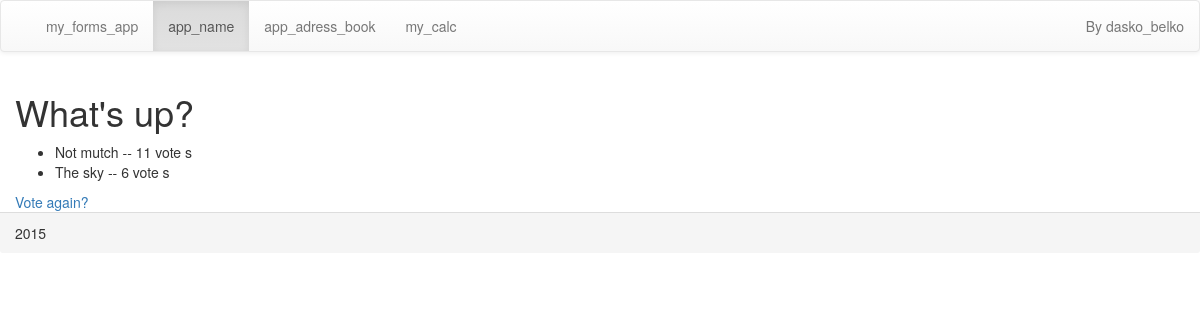
The page /app_name/1/results/ on the database its author committed.
### app_name/models.py (models this page shows, shortened)
class Question(models.Model):
    question_text = models.CharField(max_length=200)
    pub_date = models.DateTimeField('date published')
    def was_published_recently(self):
        return self.pub_date >= timezone.now() - datetime.timedelta(days=1)
    was_published_recently.admin_order_field = 'pub_date'
    was_published_recently.boolean = True
    was_published_recently.short_description = 'Published recently'

class Choice(models.Model):
    question = models.ForeignKey(Question)
    choice_text = models.CharField(max_length=200)
    votes = models.IntegerField(default=0)

### app_name/views.py (the view)
# urls.py: url(r'^(?P<pk>[0-9]+)/results/$', views.ResultView.as_view(),
class ResultView(generic.DetailView):
    model = Question
    template_name = 'apps/results.html'
    def get_context_data(self, **kwargs):
        context = super(ResultView, self).get_context_data(**kwargs)
        context['title'] = "app_name"
        return context

### app_name/templates/apps/results.html (shortened to what this page needs)
{% extends "base_template.html" %}
{% block body_app %}
<h1>{{ question.question_text }}</h1>
<ul>
    {% for choice in question.choice_set.all %}
        <li>{{ choice.choice_text }} -- {{ choice.votes }}
        vote {{choice.votes|pluralize }}</li>
    {% endfor %}
</ul>
<a href="{% url 'app_name:detail' question.id %}">Vote again?</a>
{% endblock %}

### rows shown on the page
Question: question_text "What's up?"
Choice: choice_text "Not mutch", votes "11"
Choice: choice_text "The sky", votes "6"

### other values the page prints
{{ k }} "my_forms_app" "app_name" "app_adress_book" "my_calc"
